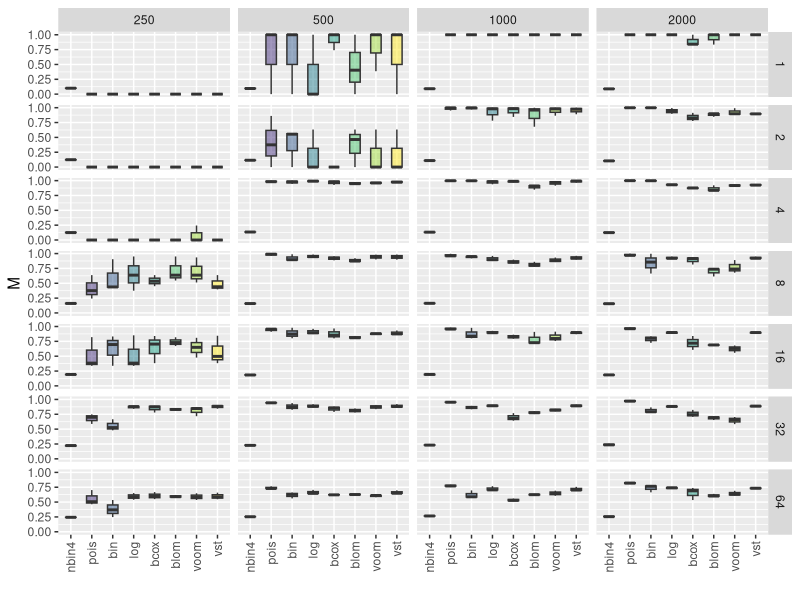

Write the R code that produced this figure.
require('ggplot2')
require('dplyr')

########################################################################################################################
########################################################################################################################

metrics = read.table('metrics.txt', stringsAsFactors = F, sep = ',', header = T)

########################################################################################################################
########################################################################################################################

metrics_flat = metrics %>%
  mutate(MCC = ifelse(is.na(MCC), 0, MCC)) %>%
  mutate(RSS = ifelse(is.na(RSS), 0, RSS)) %>%
  mutate(MCC2 = ifelse(MCC < 0, 0, MCC)) %>%
  mutate(M = (MCC2 / (RSS + 1)) ^ (1/2)) %>%
  mutate(SPARSITY = NGENES_HOT * NMARKERS_HOT + NGENES_POLY * NMARKERS_POLY) %>%
  mutate(MODEL = ifelse(MODEL %in% c('NBinomial', 'NBinomial2', 'NBinomial3', 'NBinomial4', 'Binomial', 'Poisson'), MODEL, TRANS)) %>%
  mutate(MODEL = gsub('NBinomial', 'nbin', MODEL)) %>%
  mutate(MODEL = gsub('Binomial', 'bin', MODEL)) %>%
  mutate(MODEL = gsub('Poisson', 'pois', MODEL)) %>%
  mutate(MODEL = gsub('boxcox', 'bcox', MODEL)) %>%
  select(-c(NGENES, NGENES_HOT, NGENES_POLY, NMARKERS, NMARKERS_HOT, NMARKERS_POLY, TRANS)) %>%
  tidyr::gather(METRIC, VALUE, -c(MODEL, NSAMPLES, SPARSITY, SIZE, NOISE), convert = T)

########################################################################################################################
########################################################################################################################

mdls = c('nbin4', 'pois', 'bin','log', 'bcox', 'blom', 'voom', 'vst')
metric = 'M'
metrics_filt = metrics_flat %>%
  filter(METRIC == metric, MODEL %in% mdls, SIZE == 8, NOISE == 1) %>%
  group_by(METRIC, MODEL, NSAMPLES, SPARSITY, SIZE, NOISE) %>%
  arrange(desc(VALUE)) %>%
  slice(1:3) %>%
  ungroup() %>%
  mutate(MODEL = factor(MODEL, levels = mdls, ordered = T))

means = metrics_filt %>%
  group_by(METRIC, NSAMPLES, SPARSITY, SIZE, NOISE) %>%
  summarise(MEAN = mean(VALUE), SD = sd(VALUE)) %>%
  ungroup()

print(
  ggplot(data = metrics_filt, mapping = aes(x = MODEL, y = VALUE, fill = MODEL)) +
    geom_boxplot(alpha = 0.5, width = 0.5) +
    # geom_hline(data = means, aes(yintercept = MEAN), linetype = 'dashed') +
    # geom_hline(data = means, aes(yintercept = MAX), linetype = 'dashed', color = 'red') +
    # geom_hline(data = means, aes(yintercept = MEAN - SD), linetype = 'dashed') +
    theme(legend.position = 'none', axis.text.x = element_text(angle = 90, hjust = 1, vjust = 0.5)) +
    scale_x_discrete(name = '') +
    scale_y_continuous(name = metric) +
    facet_grid(SPARSITY ~ NSAMPLES)
)
